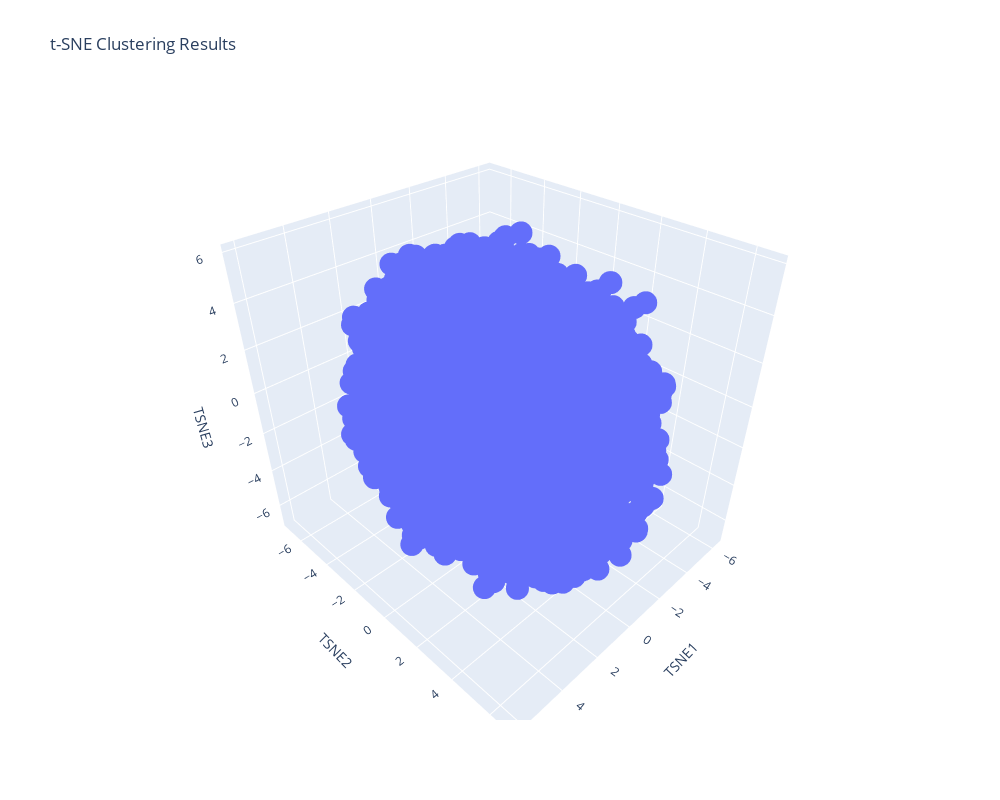

Notebook source saved alongside this figure:
### Code cell
from sklearn.manifold import TSNE
import plotly.express as px

# Perform t-SNE with a lower perplexity
tsne = TSNE(n_components=3, random_state=42, perplexity=50)
tsne_transformed_data = tsne.fit_transform(standardized_data)

# Create a DataFrame with the t-SNE results
tsne_df = pd.DataFrame(tsne_transformed_data, columns=['TSNE1', 'TSNE2', 'TSNE3']) # index=final_combined_df.index

# Create a 3-D scatter plot with Plotly
fig = px.scatter_3d(tsne_df, x='TSNE1', y='TSNE2', z='TSNE3', title='t-SNE Clustering Results') # color = tsne_df.index

# Update layout for better visualization and remove legend
fig.update_layout(
    scene=dict(
        xaxis_title='TSNE1',
        yaxis_title='TSNE2',
        zaxis_title='TSNE3'
    ),
    showlegend=False,  # Remove the legend
    width=1000,  # Set the width of the plot
    height=800   # Set the height of the plot
)

# Show the plot
fig.show()

### Figure 1 — Plotly figure (JSON) as saved in the notebook; plotly's stock layout.template omitted (floating-point values rounded to 4 significant figures; data arrays with more than 128 entries replaced by an {"elided": "..."} marker saying what was removed)
{"data": [{"hovertemplate": "TSNE1=%{x}<br>TSNE2=%{y}<br>TSNE3=%{z}<extra></extra>", "legendgroup": "", "marker": {"color": "#636efa", "symbol": "circle"}, "mode": "markers", "name": "", "scene": "scene", "showlegend": false, "type": "scatter3d", "x": {"elided": "13862 float values"}, "y": {"elided": "13862 float values"}, "z": {"elided": "13862 float values"}}], "layout": {"height": 800, "legend": {"tracegroupgap": 0}, "scene": {"domain": {"x": [0, 1], "y": [0, 1]}, "xaxis": {"title": {"text": "TSNE1"}}, "yaxis": {"title": {"text": "TSNE2"}}, "zaxis": {"title": {"text": "TSNE3"}}}, "showlegend": false, "title": {"text": "t-SNE Clustering Results"}, "width": 1000}}
